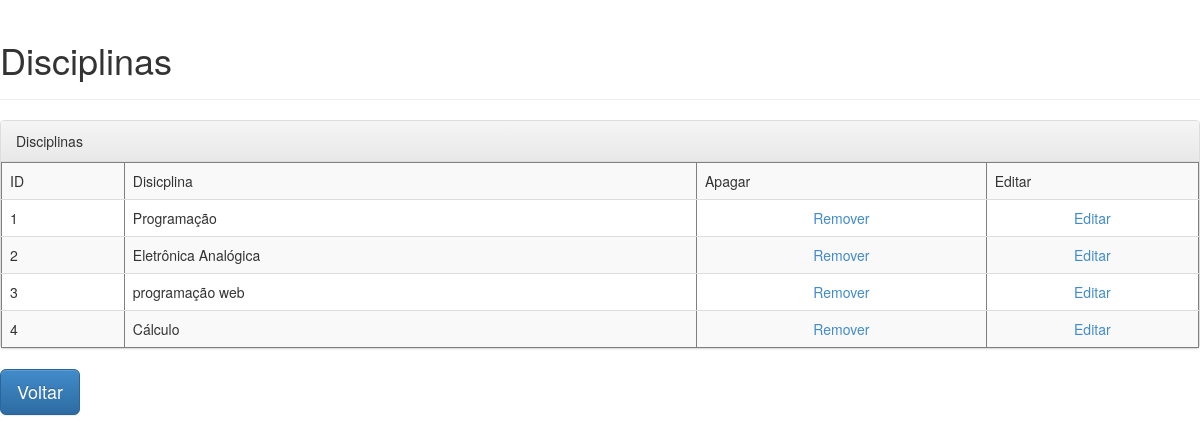
Page /lista_disciplina on the committed database.
### projeto/models.py (models this page shows, shortened)
class Disciplina(db.Model):
	__tablename__ = 'disciplina'
	_id = db.Column(db.Integer, primary_key=True, autoincrement=True)
	disciplina = db.Column(db.String(50), unique=True)
	turma_id = db.Column(db.Integer, ForeignKey("turma._id"))

### projeto/views/home.py (the view)
@home.route("/lista_disciplina")
def lista_disciplina():
	disciplinas = Disciplina.query.all()
	return render_template("home/lista_disciplina.html", disciplinas=disciplinas)

### projeto/templates/home/lista_disciplina.html (shortened to what this page needs)
<!DOCTYPE html>
<html>
	<head>
		<link rel="stylesheet" href="static/css/bootstrap.min.css">
		<link rel="stylesheet" href="static/css/bootstrap-theme.min.css">
	<body>
		<div class="page-header">
			<h1>Disciplinas</h1>
		</div>
    <div class="panel panel-default">
      <div class="panel-heading">Disciplinas</div>
        <table class="table table-striped" border="1">
          <tr>
          <td>ID</td>
          <td>Disicplina</td>
          <td>Apagar</td>
          <td>Editar</td>
        </tr>
        {% for disciplina in disciplinas %}
          <tr>
            <td>{{ disciplina._id }}</td>
            <td>{{ disciplina.disciplina }}</td>
            <td><center><a href="/excluir_disciplina/{{ disciplina._id }}">Remover</a></center></td>
            <td><center><a href="#">Editar</a></center></td>
          </tr>
        {% endfor %}
        </table>
      </div>
		<a class="btn btn-primary btn-lg" href="{{ url_for('home.login') }}" role="button">Voltar</a>
	</body>
</html>

### rows in the picture
Disciplina: _id "1", disciplina "Programação"
Disciplina: _id "2", disciplina "Eletrônica Analógica"
Disciplina: _id "3", disciplina "programação web"
Disciplina: _id "4", disciplina "Cálculo"
